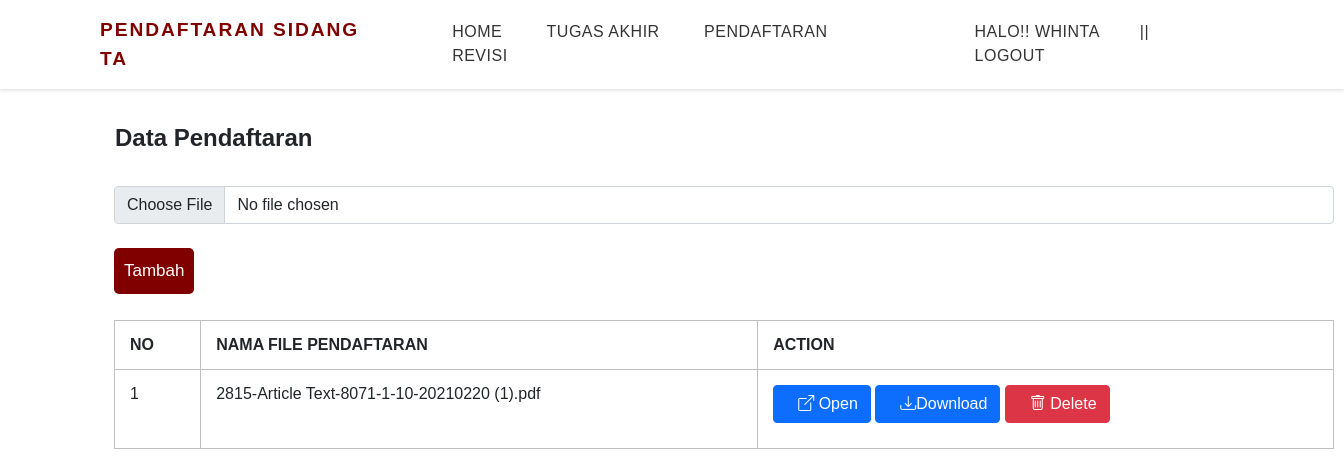
/user/pendaftaran.php (signed in), run on the app's committed database.
### tables this page shows
CREATE TABLE `multiuser` (
  `nama` varchar(255) NOT NULL,
  `no_hp` varchar(255) NOT NULL,
  `nim` varchar(255) NOT NULL,
  `pass` varchar(255) NOT NULL,
  `status_form_pengajuan_sidangTA` varchar(255) NOT NULL,
  `status_form_administrasi` varchar(255) NOT NULL,
  `nilai_sidang` varchar(255) NOT NULL,
  `jadwal_sidang` varchar(255) NOT NULL,
  `hak_akses` varchar(255) NOT NULL
);

CREATE TABLE `pendaftaran` (
  `id` int(11) NOT NULL,
  `nim` varchar(255) NOT NULL,
  `file_pendaftaran` varchar(255) NOT NULL,
  `semester` int(11) NOT NULL,
  `total_sks` int(11) NOT NULL
);

### user/pendaftaran.php (the view, shortened to what this page needs)
<?php
include "../admin/connect.php";
$nim = $_SESSION['nim'];
$sql = "SELECT a.id, a.nim, a.file_pendaftaran
FROM pendaftaran a JOIN multiuser b
ON a.nim = b.nim
WHERE a.nim = '$nim'
ORDER BY a.id
LIMIT 0, 25;";
$hasil = mysqli_query($koneksi, $sql);
?>
<head>
    <link rel="stylesheet" href="../index.css">
    <link rel="stylesheet" href="pendaftaran.css">
    <link rel="stylesheet" href="https://cdn.jsdelivr.net/npm/bootstrap-icons@1.7.2/font/bootstrap-icons.css">
    <link href="https://cdn.jsdelivr.net/npm/bootstrap@5.0.2/dist/css/bootstrap.min.css" rel="stylesheet">
</head>
<body>
    <section>
        <header style="padding: 15px 100px 5px 100px;">
            <div class="logo" style="margin-top: -10px;">PENDAFTARAN SIDANG TA</div>
            <ul style="margin-top: 5px;">
                <li><a href="../index.php">Home</a></li>
                <li><a href="tugasakhir.php">Tugas Akhir</a></li>
                <li><a href="pendaftaran.php">Pendaftaran</a></li>
                <li><a href="revisi.php">Revisi</a></li>
            </ul>
            <ul style="margin-top: 5px;">
                <?php
                $query_nama = "SELECT `nama` FROM `multiuser` WHERE nim = '$nim';";
                $hasil_nama = mysqli_query($koneksi, $query_nama);
                if ($hasil_nama) {
                    $row_nama = mysqli_fetch_assoc($hasil_nama);
                    $nama = $row_nama['nama'];
                    echo "<li><a href='profil.php'>halo!! " . $nama . "</a></li>";
                    echo "<li><span>||</span></li>";
                    echo "<li><a href='../login multiuser/logout.php'>Logout</a></li>";
                } else {
                    echo "Error in query: " . mysqli_error($koneksi);
                }
                ?>
            </ul>
        </header>
        <div class="dashboard" style="margin-top: -15px; box-sizing: border-box; font-family: 'Poppins', sans-serif;">
            <div class="dash-content">
                <div class="overview">
                    <div class="title">
                        <span class="text"><b>Data Pendaftaran</b></span>
                    </div>
                    <form action="<?php echo htmlspecialchars($_SERVER["PHP_SELF"]); ?>" method="POST" enctype="multipart/form-data">
                        <div class="mb-3">
                            <input type="file" accept=".pdf" value="Tambah File" required name="NamaFile" class="form-control" style="width: 1220px;"> <br>
                            <input type="submit" name="kirim" value="Tambah" style="margin-bottom: 10px; padding: 10px; border-radius: 5px; border: 0px; font-size: 17px; color: #fff; background-color: #800000;">
                        </div>
                    </form>
                    <?php
                    if (mysqli_num_rows($hasil) > 0) {
                    ?>
                        <div class="activity">
                            <div class="activity-data">
                                <table class="table table-bordered" style="text-align: left; width: 1220px;">
                                    <thead>
                                        <tr>
                                            <th style="padding: 15px;">NO</th>
                                            <th style="padding: 15px;">NAMA FILE PENDAFTARAN</th>
                                            <th style="padding: 15px;">ACTION</th>
                                        </tr>
                                    </thead>
                                    <tbody>
                                        <?php
                                        $nomor_urut = 0;
                                        while ($baris = mysqli_fetch_assoc($hasil)) {
                                            $nomor_urut++;
                                        ?>
                                            <tr>
                                                <td style="padding: 15px;"><?php echo $nomor_urut ?></td>
                                                <td style="padding: 15px;"><?php echo $baris['file_pendaftaran'] ?></td>
                                                <td style="padding: 15px;">
                                                    <a href="pdfs/<?php echo $baris['file_pendaftaran']; ?>" target="_blank"><button type="button" class="btn btn-primary"><span class="bi bi-box-arrow-up-right"></span> Open</button></a>
                                                    <a href="download.php?Url=<?Php echo $baris['file_pendaftaran']; ?>" class="btn btn-primary">
                                                        <span class="bi bi-download"></span>Download
                                                    </a>
                                                    <a href="delete.php?id=<?php echo $baris['id']; ?>" onclick="return confirm('apakah anda yakin?')"><button type="button" class="btn btn-danger"><span class="bi bi-trash"></span> Delete</button></a>
                                                </td>
                                            </tr>
                                        <?php } ?>
                                    </tbody>
                                </table>
                            </div>
                        </div>
                    <?php
                    }
                    ?>
                </div>
            </div>
        </div>
    </section>
</body>

### index.css (style rules this page uses)
* { margin: 0; padding: 0; box-sizing: border-box; font-family: sans-serif; }
body { display: flex; justify-content: center; align-items: center; }
section { position: relative; width: 100%; min-height: 100vh; padding: 50px; display: flex; justify-content: space-between; align-items: center; background: #fff; }
header { position: absolute; top: 0; left: 0; width: 100%; padding: 20px 100px 20px 100px; display: flex; justify-content: space-between; align-items: center; box-shadow: 0 2px 3px rgba(0, 0, 0, .1); overflow: auto; }
header .logo { color: #800000; font-size: 1.2em; font-weight: 700; letter-spacing: 0.1em; }
header ul { margin-top: 5px; }
header ul li { list-style: none; display: inline-block; }
header ul li a { text-transform: uppercase; color: #333; font-weight: 400; margin-left: 40px; text-decoration: none; letter-spacing: 0.5px; }
header ul li span { text-transform: uppercase; color: #333; font-weight: 400; margin-left: 40px; text-decoration: none; letter-spacing: 0.5px; }
header ul li a::before { text-transform: uppercase; color: #333; font-weight: 400; margin-left: 40px; text-decoration: none; letter-spacing: 0.5px; }
header ul li a::after { text-transform: uppercase; color: #333; font-weight: 400; margin-left: 40px; text-decoration: solid; letter-spacing: 0.5px; }

### user/pendaftaran.css (style rules this page uses)
body { min-height: 100vh; background-color: var(--primary-color); }
.dashboard { position: relative; left: 50px; background-color: var(--panel-color); min-height: 100vh; width: calc(100% - 250px); padding: 10px 14px; transition: var(--tran-05); }
.dashboard table { border: 1px solid #bfbfbf; border-radius: 5px; }
.dash-content .title { display: flex; align-items: center; margin: 65px 0 30px 0; }
.dash-content .title .text { font-size: 24px; font-weight: 500; color: var(--text-color); margin-left: 1px; margin-top: 10px; }
.dash-content .overview span { margin-left: 12px; }
.btn { margin-bottom: 10px; padding: 10px; border-radius: 5px; border: 0px; font-size: 17px; color: #fff; }

### data on the page
multiuser: nama "WHINTA"
pendaftaran: file_pendaftaran "2815-Article Text-8071-1-10-20210220 (1).pdf"
